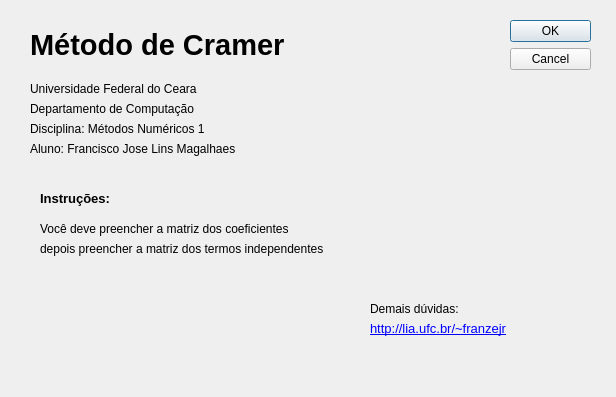
<?xml version="1.0" encoding="UTF-8"?>
<ui version="4.0">
 <class>About</class>
 <widget class="QDialog" name="About">
  <property name="geometry">
   <rect>
    <x>0</x>
    <y>0</y>
    <width>616</width>
    <height>397</height>
   </rect>
  </property>
  <property name="windowTitle">
   <string>Dialog</string>
  </property>
  <widget class="QDialogButtonBox" name="buttonBox">
   <property name="geometry">
    <rect>
     <x>510</x>
     <y>20</y>
     <width>81</width>
     <height>241</height>
    </rect>
   </property>
   <property name="orientation">
    <enum>Qt::Vertical</enum>
   </property>
   <property name="standardButtons">
    <set>QDialogButtonBox::Cancel|QDialogButtonBox::Ok</set>
   </property>
  </widget>
  <widget class="QLabel" name="label">
   <property name="geometry">
    <rect>
     <x>30</x>
     <y>20</y>
     <width>341</width>
     <height>51</height>
    </rect>
   </property>
   <property name="text">
    <string>&lt;!DOCTYPE HTML PUBLIC &quot;-//W3C//DTD HTML 4.0//EN&quot; &quot;http://www.w3.org/TR/REC-html40/strict.dtd&quot;&gt;
&lt;html&gt;&lt;head&gt;&lt;meta name=&quot;qrichtext&quot; content=&quot;1&quot; /&gt;&lt;style type=&quot;text/css&quot;&gt;
p, li { white-space: pre-wrap; }
&lt;/style&gt;&lt;/head&gt;&lt;body style=&quot; font-family:'Sans'; font-size:10pt; font-weight:400; font-style:normal;&quot;&gt;
&lt;p style=&quot; margin-top:0px; margin-bottom:0px; margin-left:0px; margin-right:0px; -qt-block-indent:0; text-indent:0px;&quot;&gt;&lt;span style=&quot; font-size:22pt; font-weight:600;&quot;&gt;Método de Cramer&lt;/span&gt;&lt;/p&gt;&lt;/body&gt;&lt;/html&gt;</string>
   </property>
  </widget>
  <widget class="QLabel" name="label_2">
   <property name="geometry">
    <rect>
     <x>30</x>
     <y>140</y>
     <width>241</width>
     <height>17</height>
    </rect>
   </property>
   <property name="text">
    <string>Aluno: Francisco Jose Lins Magalhaes</string>
   </property>
  </widget>
  <widget class="QLabel" name="label_3">
   <property name="geometry">
    <rect>
     <x>30</x>
     <y>80</y>
     <width>231</width>
     <height>17</height>
    </rect>
   </property>
   <property name="text">
    <string>Universidade Federal do Ceara</string>
   </property>
  </widget>
  <widget class="QLabel" name="label_4">
   <property name="geometry">
    <rect>
     <x>30</x>
     <y>100</y>
     <width>231</width>
     <height>17</height>
    </rect>
   </property>
   <property name="text">
    <string>Departamento de Computação</string>
   </property>
  </widget>
  <widget class="QLabel" name="label_5">
   <property name="geometry">
    <rect>
     <x>370</x>
     <y>300</y>
     <width>241</width>
     <height>17</height>
    </rect>
   </property>
   <property name="text">
    <string>Demais dúvidas:</string>
   </property>
  </widget>
  <widget class="QLabel" name="label_6">
   <property name="geometry">
    <rect>
     <x>370</x>
     <y>320</y>
     <width>241</width>
     <height>17</height>
    </rect>
   </property>
   <property name="text">
    <string>&lt;!DOCTYPE HTML PUBLIC &quot;-//W3C//DTD HTML 4.0//EN&quot; &quot;http://www.w3.org/TR/REC-html40/strict.dtd&quot;&gt;
&lt;html&gt;&lt;head&gt;&lt;meta name=&quot;qrichtext&quot; content=&quot;1&quot; /&gt;&lt;style type=&quot;text/css&quot;&gt;
p, li { white-space: pre-wrap; }
&lt;/style&gt;&lt;/head&gt;&lt;body style=&quot; font-family:'Sans'; font-size:10pt; font-weight:400; font-style:normal;&quot;&gt;
&lt;p style=&quot; margin-top:0px; margin-bottom:0px; margin-left:0px; margin-right:0px; -qt-block-indent:0; text-indent:0px;&quot;&gt;&lt;a href=&quot;http://lia.ufc.br/~franzejr&quot;&gt;&lt;span style=&quot; text-decoration: underline; color:#0000ff;&quot;&gt;http://lia.ufc.br/~franzejr&lt;/span&gt;&lt;/a&gt;&lt;/p&gt;&lt;/body&gt;&lt;/html&gt;</string>
   </property>
  </widget>
  <widget class="QLabel" name="label_7">
   <property name="geometry">
    <rect>
     <x>40</x>
     <y>190</y>
     <width>241</width>
     <height>17</height>
    </rect>
   </property>
   <property name="text">
    <string>&lt;!DOCTYPE HTML PUBLIC &quot;-//W3C//DTD HTML 4.0//EN&quot; &quot;http://www.w3.org/TR/REC-html40/strict.dtd&quot;&gt;
&lt;html&gt;&lt;head&gt;&lt;meta name=&quot;qrichtext&quot; content=&quot;1&quot; /&gt;&lt;style type=&quot;text/css&quot;&gt;
p, li { white-space: pre-wrap; }
&lt;/style&gt;&lt;/head&gt;&lt;body style=&quot; font-family:'Sans'; font-size:10pt; font-weight:400; font-style:normal;&quot;&gt;
&lt;p style=&quot; margin-top:0px; margin-bottom:0px; margin-left:0px; margin-right:0px; -qt-block-indent:0; text-indent:0px;&quot;&gt;&lt;span style=&quot; font-weight:600;&quot;&gt;Instruções:&lt;/span&gt;&lt;/p&gt;&lt;/body&gt;&lt;/html&gt;</string>
   </property>
  </widget>
  <widget class="QLabel" name="label_8">
   <property name="geometry">
    <rect>
     <x>40</x>
     <y>220</y>
     <width>311</width>
     <height>17</height>
    </rect>
   </property>
   <property name="text">
    <string>Você deve preencher a matriz dos coeficientes</string>
   </property>
  </widget>
  <widget class="QLabel" name="label_9">
   <property name="geometry">
    <rect>
     <x>40</x>
     <y>240</y>
     <width>381</width>
     <height>17</height>
    </rect>
   </property>
   <property name="text">
    <string>depois preencher a matriz dos termos independentes</string>
   </property>
  </widget>
  <widget class="QLabel" name="label_10">
   <property name="geometry">
    <rect>
     <x>30</x>
     <y>120</y>
     <width>241</width>
     <height>17</height>
    </rect>
   </property>
   <property name="text">
    <string>Disciplina: Métodos Numéricos 1</string>
   </property>
  </widget>
 </widget>
 <resources/>
 <connections>
  <connection>
   <sender>buttonBox</sender>
   <signal>accepted()</signal>
   <receiver>About</receiver>
   <slot>accept()</slot>
   <hints>
    <hint type="sourcelabel">
     <x>248</x>
     <y>254</y>
    </hint>
    <hint type="destinationlabel">
     <x>157</x>
     <y>274</y>
    </hint>
   </hints>
  </connection>
  <connection>
   <sender>buttonBox</sender>
   <signal>rejected()</signal>
   <receiver>About</receiver>
   <slot>reject()</slot>
   <hints>
    <hint type="sourcelabel">
     <x>316</x>
     <y>260</y>
    </hint>
    <hint type="destinationlabel">
     <x>286</x>
     <y>274</y>
    </hint>
   </hints>
  </connection>
 </connections>
</ui>
